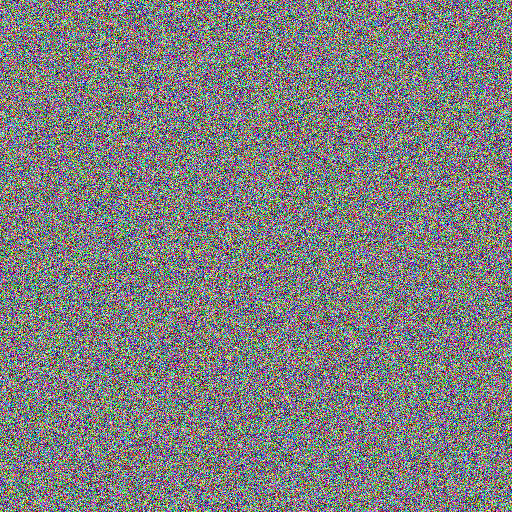
#> input picture pipeline/data/test_images/specimen_COLEOPTERA_001.png, 512 x 512 px
$ python -i image_utils.py   (imports and definitions only)   (older library calls are emulated)
#> lines starting #> are read from the running program, lines starting #| are printed output that depends on the picture
"""
Image utility functions.

Helper functions for image processing operations.
"""

import cv2
import numpy as np
from PIL import Image
from pathlib import Path
from typing import Tuple, Optional, Union


# [203 lines left out: functions load_image, save_image, get_image_dimensions, resize_image, calculate_image_hash, crop_to_bbox and 1 more, not called in this run]


def apply_clahe(image: np.ndarray, clip_limit: float = 2.0, tile_size: int = 8) -> np.ndarray:
    """
    Apply CLAHE (Contrast Limited Adaptive Histogram Equalization).

    Enhances contrast in images, useful for improving detection/segmentation.

    Args:
        image: Input image (RGB)
        clip_limit: Threshold for contrast limiting
        tile_size: Size of grid for histogram equalization

    Returns:
        Enhanced image

    Example:
        >>> img = load_image('dark_image.jpg')
        >>> enhanced = apply_clahe(img)
        >>> save_image(enhanced, 'enhanced.jpg')
    """
#> called with clip_limit = 2, tile_size = 8
    # Convert to LAB color space
    lab = cv2.cvtColor(image, cv2.COLOR_RGB2LAB)
#> lab: shape (512, 512, 3); mean of channels 0, 1, 2 146.1, 134.9, 131.5

    # Split channels
    l, a, b = cv2.split(lab)
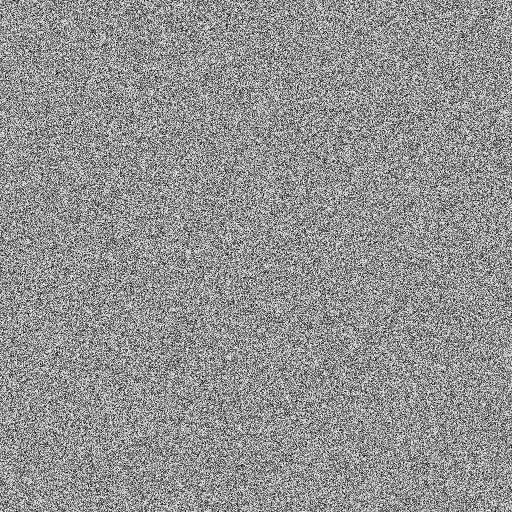
#> l: shape (512, 512); min 1, max 253, mean 146.1
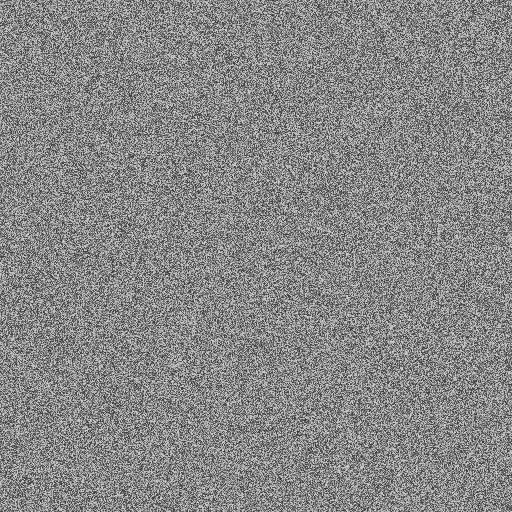
#> a: shape (512, 512); min 42, max 225, mean 134.9
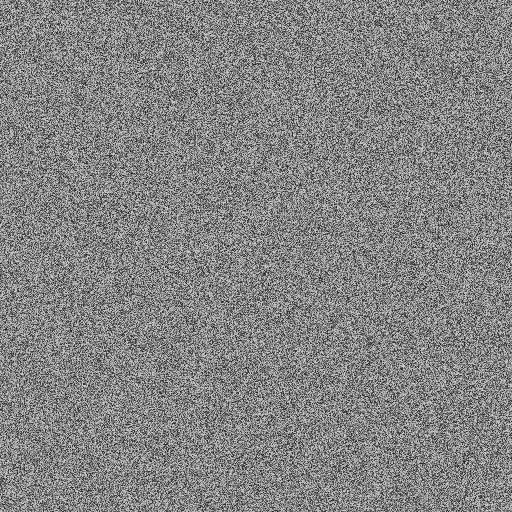
#> b: shape (512, 512); min 21, max 222, mean 131.5

    # Apply CLAHE to L channel
    clahe = cv2.createCLAHE(clipLimit=clip_limit, tileGridSize=(tile_size, tile_size))
    l = clahe.apply(l)
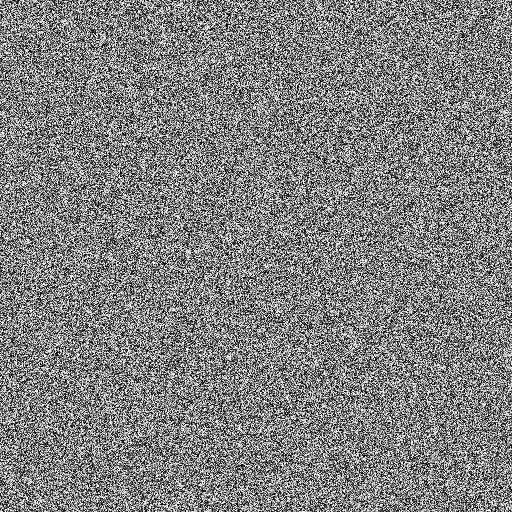
#> l: shape (512, 512); min 0, max 255, mean 128.4

    # Merge channels
    lab = cv2.merge([l, a, b])
#> lab: shape (512, 512, 3); mean of channels 0, 1, 2 128.4, 134.9, 131.5

    # Convert back to RGB
    return cv2.cvtColor(lab, cv2.COLOR_LAB2RGB)
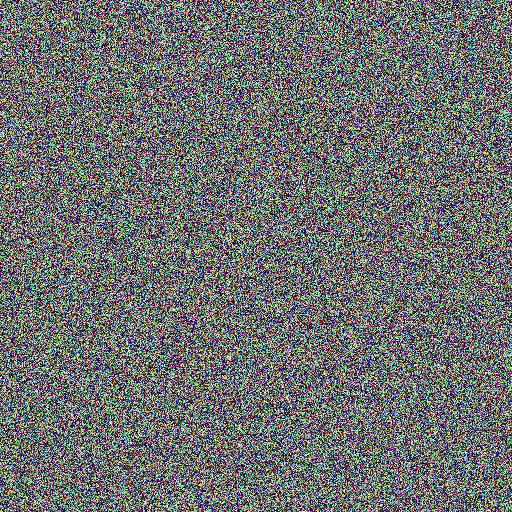
#> returned value: shape (512, 512, 3); mean R, G, B 109.8, 112.4, 111.6


# [63 lines left out: functions create_thumbnail, batch_resize_images, not called in this run]

>>> import cv2
>>> picture = cv2.cvtColor(cv2.imread('../../data/test_images/specimen_COLEOPTERA_001.png'), cv2.COLOR_BGR2RGB)
>>> result = apply_clahe(picture)

$ run again, on pipeline/data/test_images/specimen_COLEOPTERA_002.png
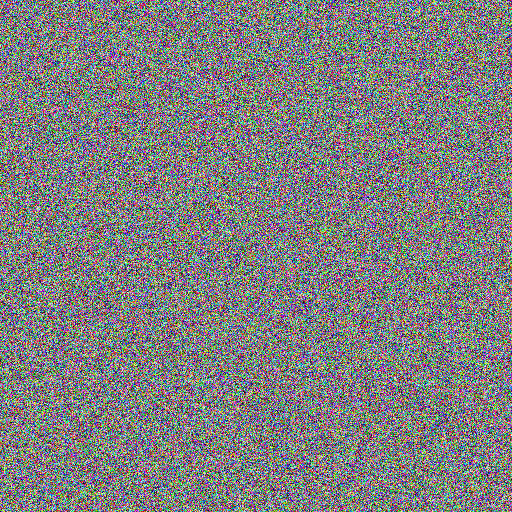
#> input picture pipeline/data/test_images/specimen_COLEOPTERA_002.png, 512 x 512 px
#> in apply_clahe, `l = clahe.apply(l)`:
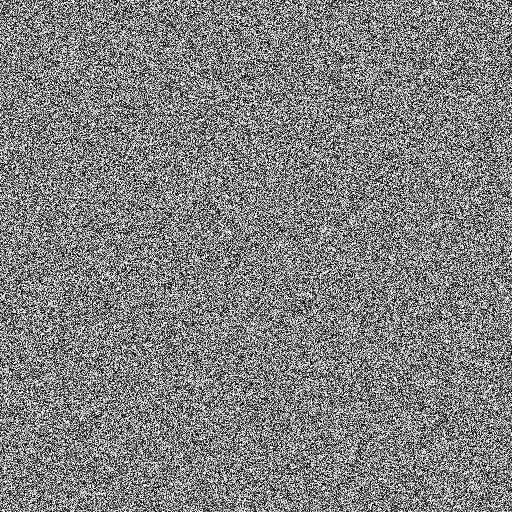
#> l: shape (512, 512); min 0, max 255, mean 128.4
#> in apply_clahe, `return cv2.cvtColor(lab, cv2.COLOR_LAB2RGB)`:
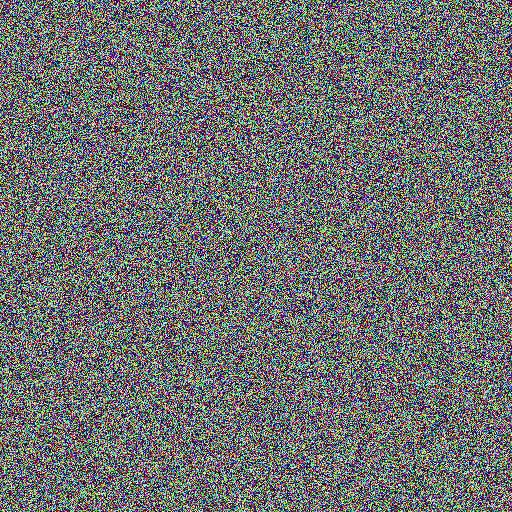
#> returned value: shape (512, 512, 3); mean R, G, B 109.8, 112.4, 111.6

$ run again, on pipeline/data/test_images/specimen_COLEOPTERA_003.png
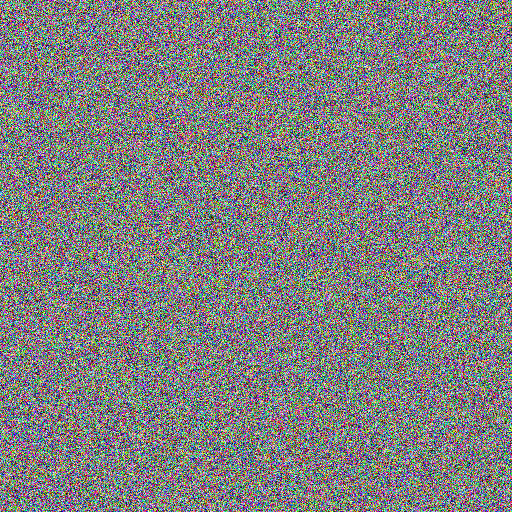
#> input picture pipeline/data/test_images/specimen_COLEOPTERA_003.png, 512 x 512 px
#> in apply_clahe, `l = clahe.apply(l)`:
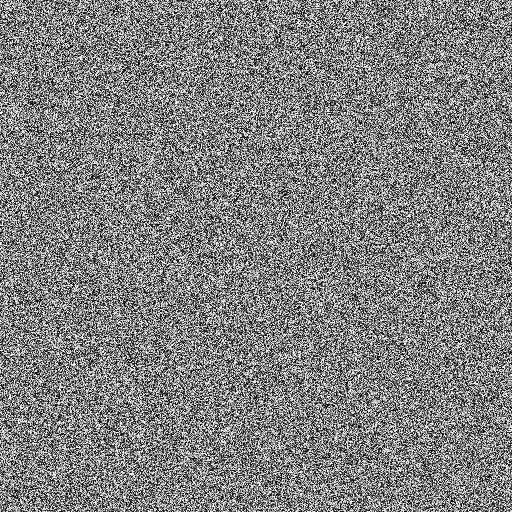
#> l: shape (512, 512); min 0, max 255, mean 128.5
#> in apply_clahe, `return cv2.cvtColor(lab, cv2.COLOR_LAB2RGB)`:
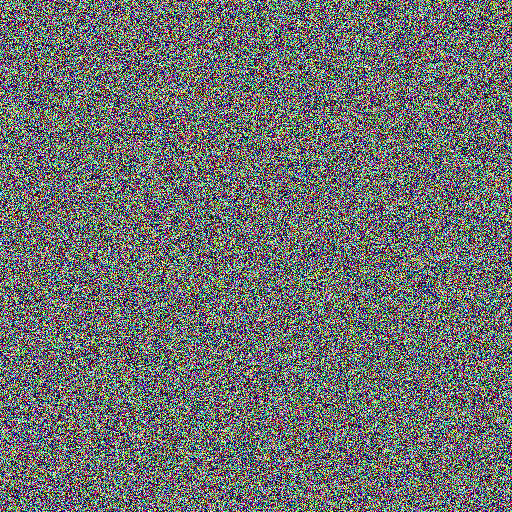
#> returned value: shape (512, 512, 3); mean R, G, B 109.9, 112.5, 111.3

$ run again, on pipeline/data/test_images/specimen_COLEOPTERA_004.png
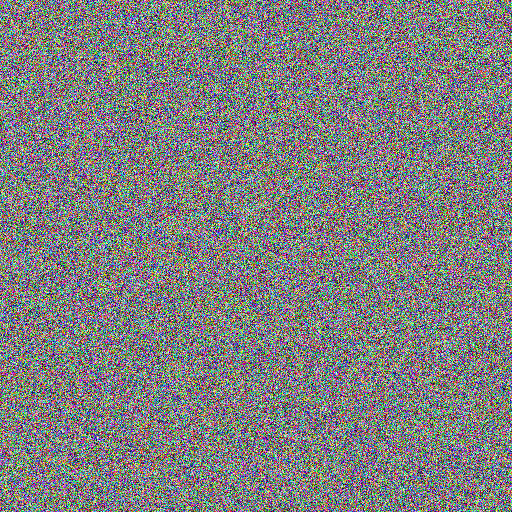
#> input picture pipeline/data/test_images/specimen_COLEOPTERA_004.png, 512 x 512 px
#> in apply_clahe, `l = clahe.apply(l)`:
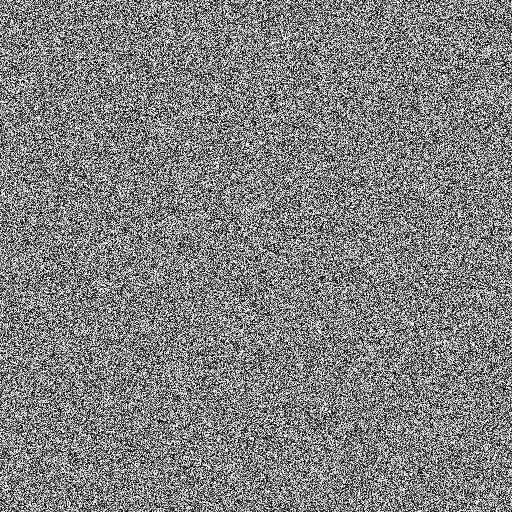
#> l: shape (512, 512); min 0, max 255, mean 128.4
#> in apply_clahe, `return cv2.cvtColor(lab, cv2.COLOR_LAB2RGB)`:
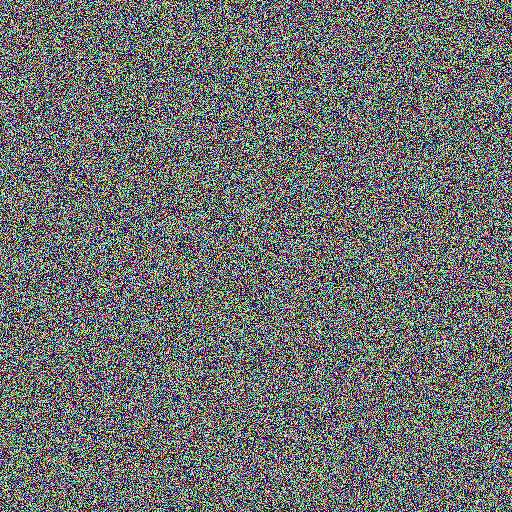
#> returned value: shape (512, 512, 3); mean R, G, B 109.9, 112.4, 111.5
